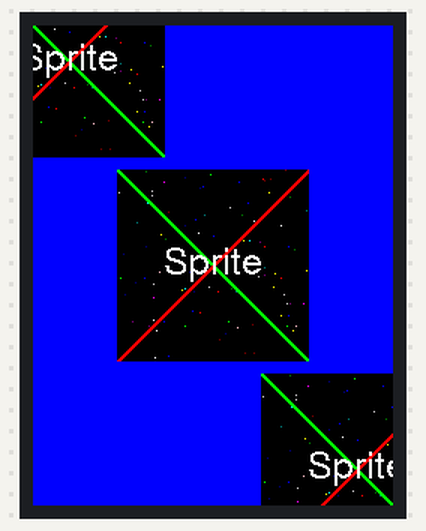
This sketch was run on a simulated ESP32. Shown: 240×320 colour display. Random numbers use the default seed unless the sketch sets one.

Above: at 1.0 s.
At 5.1 s:
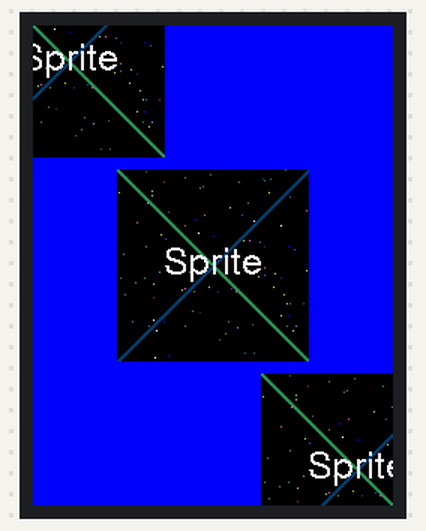
At 13.17 s:
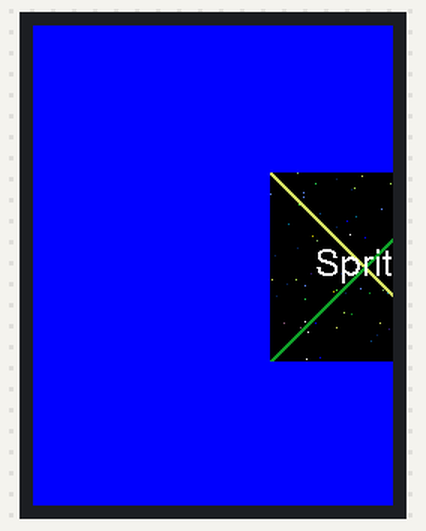
At 21.5 s:
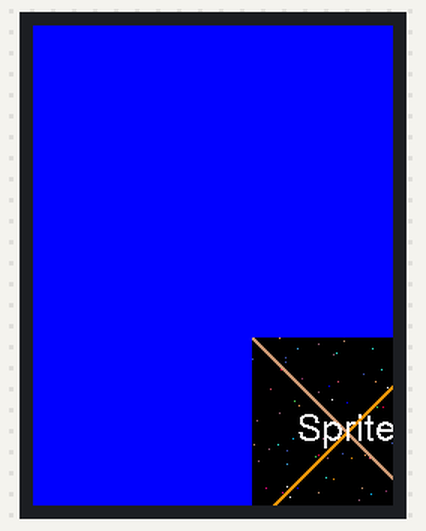
At 30.76 s:
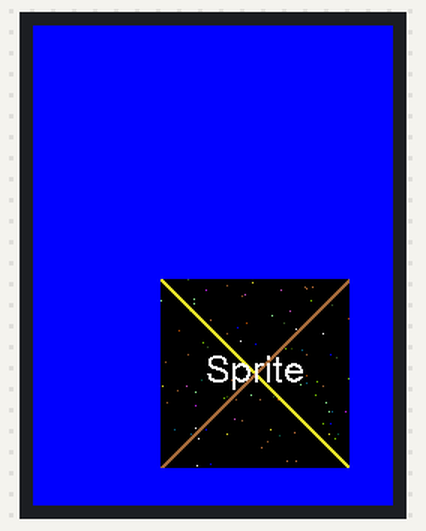
At 39.77 s:
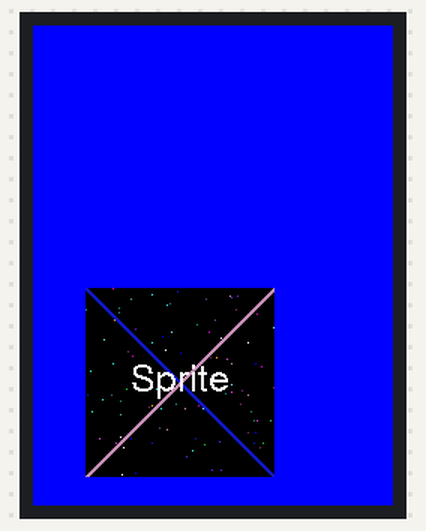

The sketch:

Sprite_draw_4bit.ino
```cpp
/*
  Sketch to show how a 4 bit Sprite is created, how to draw pixels
  and text within the Sprite and then push the Sprite onto
  the display screen.

  The advantage of 4 bit sprites is:
    1. Small memory footprint
    2. Any set of 16 colours can be specified
    3. Colours can be changed without redrawing in Sprite
    4. Simple animations like flashing text can be achieved
       by colour palette cycling and pushing sprite to TFT:
       https://en.wikipedia.org/wiki/Color_cycling

  Example for library:
  https://github.com/Bodmer/TFT_eSPI

  A Sprite is notionally an invisible graphics screen that is
  kept in the processors RAM. Graphics can be drawn into the
  Sprite just as it can be drawn directly to the screen. Once
  the Sprite is completed it can be plotted onto the screen in
  any position. If there is sufficient RAM then the Sprite can
  be the same size as the screen and used as a frame buffer.

  A 4 bit Sprite occupies (width * height)/2 bytes in RAM.

*/

// Set delay after plotting the sprite
#define DELAY 1000

// Width and height of sprite
#define WIDTH  128
#define HEIGHT 128

#include <TFT_eSPI.h>                 // Include the graphics library (this includes the sprite functions)

TFT_eSPI    tft = TFT_eSPI();         // Declare object "tft"

TFT_eSprite spr = TFT_eSprite(&tft);  // Declare Sprite object "spr" with pointer to "tft" object


void setup()
{
  Serial.begin(115200);
  Serial.println();

  delay(500);

  // Initialise the TFT registers
  tft.init();

  // Set the sprite colour depth to 4
  spr.setColorDepth(4);

  // Create a sprite of defined size
  spr.createSprite(WIDTH, HEIGHT);

  // Clear the TFT screen to blue
  tft.fillScreen(TFT_BLUE);
}

void loop(void)
{
  // Fill the whole sprite with color 0 (Sprite is in memory so not visible yet)
  spr.fillSprite(0);

   // create a color map with known colors (16 maximum for 4 bit Sprite
  uint16_t cmap[16];


  cmap[0]  = TFT_BLACK; // We will keep this as black
  cmap[1]  = TFT_NAVY;
  cmap[2]  = TFT_DARKGREEN;
  cmap[3]  = TFT_DARKCYAN;
  cmap[4]  = TFT_MAROON;
  cmap[5]  = TFT_PURPLE;
  cmap[6]  = TFT_PINK;
  cmap[7]  = TFT_LIGHTGREY;
  cmap[8]  = TFT_YELLOW;
  cmap[9]  = TFT_BLUE;
  cmap[10] = TFT_GREEN;
  cmap[11] = TFT_CYAN;
  cmap[12] = TFT_RED;
  cmap[13] = TFT_MAGENTA;
  cmap[14] = TFT_WHITE;  // Keep as white for text
  cmap[15] = TFT_BLUE;   // Keep as blue for sprite border

  // Pass the palette to the Sprite class
  spr.createPalette(cmap);

  // Push Sprite partially off-screen to test cropping
  spr.pushSprite(-40, -40);
  spr.pushSprite(tft.width() / 2 - WIDTH / 2, tft.height() / 2 - HEIGHT / 2, 10);
  spr.pushSprite(tft.width() - WIDTH + 40, tft.height() - HEIGHT + 40);

  // Number of pixels to draw
  uint16_t n = 100;

  // Draw 100 random color pixels at random positions in sprite
  while (n--)
  {
    uint16_t color = random(0x10); // Returns color 0 - 0x0F (i.e. 0-15)
    int16_t x = random(WIDTH);     // Random x coordinate
    int16_t y = random(HEIGHT);    // Random y coordinate
    spr.drawPixel(x, y, color);    // Draw pixel in sprite
  }

  // Draw some lines
  spr.drawLine(1, 0, WIDTH, HEIGHT-1, 10);
  spr.drawLine(0, 0, WIDTH, HEIGHT, 10);
  spr.drawLine(0, 1, WIDTH-1, HEIGHT, 10);
  spr.drawLine(0, HEIGHT-1, WIDTH-1, 0, 12);
  spr.drawLine(0, HEIGHT, WIDTH, 0, 12);
  spr.drawLine(1, HEIGHT, WIDTH, 1, 12);

 // Draw some text with Middle Centre datum
  spr.setTextDatum(MC_DATUM);
  spr.setTextColor(14); // White text
  spr.drawString("Sprite", WIDTH / 2, HEIGHT / 2, 4);

  // Now push the sprite to the TFT at 3 positions on screen
  spr.pushSprite(-40, -40);
  spr.pushSprite(tft.width() / 2 - WIDTH / 2, tft.height() / 2 - HEIGHT / 2);
  spr.pushSprite(tft.width() - WIDTH + 40, tft.height() - HEIGHT + 40);

  delay(DELAY * 4);

  // create a new color map for colours 1-13 and use it instead
  for (auto i = 1; i <= 13; i++)
  {
    cmap[i] = random(0x10000);
  }

  spr.createPalette(cmap, 16);
  // Now push the sprite to the TFT at position 0,0 on screen

  spr.pushSprite(-40, -40);
  spr.pushSprite(tft.width() / 2 - WIDTH / 2, tft.height() / 2 - HEIGHT / 2);
  spr.pushSprite(tft.width() - WIDTH + 40, tft.height() - HEIGHT + 40);

  delay(DELAY);

    // Fill TFT screen with blue
  tft.fillScreen(TFT_BLUE);

  // Draw a blue rectangle in sprite so when we move it 1 pixel it does not leave a trail
  // on the blue screen background
  spr.createPalette(cmap);

  spr.drawRect(0, 0, WIDTH, HEIGHT, 15); // Blue rectangle

  int x = tft.width() / 2  -  WIDTH / 2;
  int y = tft.height() / 2 - HEIGHT / 2;

  uint32_t updateTime = 0;       // time for next update

  while (true)
  {
    // Random movement direction
    int dx = 1; if (random(2)) dx = -1;
    int dy = 1; if (random(2)) dy = -1;

    // Pull it back onto screen if it wanders off
    if (x < -WIDTH/2) dx = 1;
    if (x >= tft.width()-WIDTH/2) dx = -1;
    if (y < -HEIGHT/2) dy = 1;
    if (y >= tft.height()-HEIGHT/2) dy = -1;

    // Randomise the palette to change colours without redrawing
    // the sprite
    for (auto i = 1; i <= 13; i++)
    {
      cmap[i] = random(0x10000);
    }
    spr.createPalette(cmap); // Update sprite class palette

    // Draw it 50 times, moving in random direct or staying still
    n = 50;
    int wait = random (50);
    while (n)
    {
      if (updateTime <= millis())
      {
        // Use time delay so sprite does not move fast when not all on screen
        updateTime = millis() + wait;

        // Push the sprite to the TFT screen
          spr.pushSprite(x, y);

        // Change coord for next loop
        x += dx;
        y += dy;
        n--;
        yield(); // Stop watchdog reset
      }
    }
  } // Infinite while, will not exit!
}
```

Measured:
- what the display in image 0 shows lasts 4.0 s, from 0.9 s to 4.9 s
- what the display in image 1 shows lasts 1.0 s, from 5.0 s to 6.0 s
